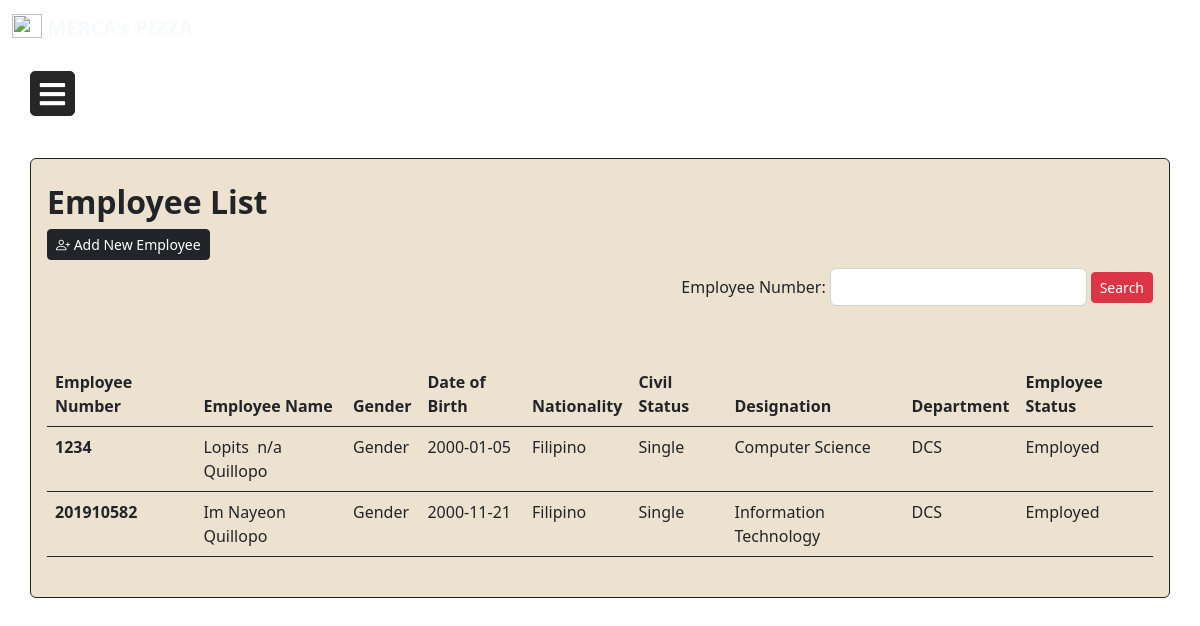
/employee_list.php (signed in), run on the app's committed database.
### tables this page shows
CREATE TABLE `employee` (
  `id` int(11) NOT NULL,
  `employeenumber` varchar(255) NOT NULL,
  `employeename` varchar(255) NOT NULL,
  `gender` varchar(255) NOT NULL,
  `birthdate` date NOT NULL,
  `nationality` varchar(255) NOT NULL,
  `civilstatus` varchar(255) NOT NULL,
  `department` varchar(255) NOT NULL,
  `designation` varchar(255) NOT NULL,
  `employeestatus` varchar(255) NOT NULL,
  `picture` text NOT NULL,
  `contactnumber` varchar(255) NOT NULL,
  `email` varchar(255) NOT NULL,
  `age` varchar(20) NOT NULL,
  `paydate` date DEFAULT NULL,
  `dependent` varchar(255) DEFAULT NULL
);

### employee_list.php (the view, shortened to what this page needs)
<?php
include "config.php";
if($_SESSION['usertype']!="hr" || !isset($_SESSION['usertype'])){
    echo '<script>alert("Unauthorized Web Access")</script>';
    echo '<script>window.location.href="dashboard.php"</script>';
}else{
?>
<!DOCTYPE html>
<html lang="en">
<head>
    <link rel="stylesheet" href="css/dashboard.css">
    <link rel="stylesheet" href="https://cdnjs.cloudflare.com/ajax/libs/font-awesome/5.15.3/css/all.min.css"/>
    <link rel="stylesheet" href="https://cdn.jsdelivr.net/npm/bootstrap-icons@1.9.1/font/bootstrap-icons.css">
    <link rel="stylesheet" href="css/main.min.css">
    </head>
    <nav class="navbar navbar-expand-md navbar-light">
        <div class="container-xxl">
            <a href="dashboard.php" class="navbar-brand">
                <img src="logo.png" alt="" width="30" height="24" class="d-inline-block align-text-top">
                <span class="fw-bold text-light">MERCA's PIZZA</span>
            </a>
        </div>
    </nav>
<body style="background-image: url(bg.webp);
            no-repeat center center fixed;
            -webkit-background-size: cover;
            -moz-background-size: cover;
            -o-background-size: cover;
            background-size: cover;">
    <label for="check" class="mb-4">
      <i class="fas fa-bars" id="btn"></i>
    </label>
    <br>
    <br>
    <br>
    <br>
<section id="main">
<div class="container-sm form-group border p-3  justify-content-center border-dark rounded" id="empdetailscontainer" style="background-color: #EDE1CF;">
    <div class="row my-2">
      <div class="col-lg-4">
          <h2 style= "font-weight: bold;">Employee List</h2>
          <a href="employee_add.php" class="btn btn-sm btn-dark"><i class="bi bi-person-plus"></i> Add New Employee</a>
      </div>
    </div>
    <form action="includes/search_code.php" method="POST">
      <div class="row g-1 align-items-center justify-content-end">
          <div class="col-auto">
              <label for="searchNum" class="col-form-label">Employee Number:</label>
          </div>
          <div class="col-auto">
              <input type="search" id="searchNum" name="searchNum"class="form-control">
          </div>
          <div class="col-auto">
              <button type="submit" id="search_emp_list" name="search_emp_list" class="btn btn-sm btn-danger">Search</button>
          </div>
      </div>
    </form>
    <div class="row my-2 gy-5 gx-10 justify-content-center">
        <div class="col-lg-12 d-flex justify-content-center">
        <table class="table table-hover border-dark">
  <thead>
    <tr>
      <th scope="col">Employee Number</th>
      <th scope="col">Employee Name</th>
      <th scope="col">Gender</th>
      <th scope="col">Date of Birth</th>
      <th scope="col">Nationality</th>
      <th scope="col">Civil Status</th>
      <th scope="col">Designation</th>
      <th scope="col">Department</th>
      <th scope="col">Employee Status</th>
    </tr>
  </thead>
  <tbody>
    <?php
      if (isset($_GET['empNum'])) {
        $empNum = $_GET['empNum'];
        $query = "SELECT * FROM employee WHERE employeenumber = '$empNum'";
        $run_query = mysqli_query($conn, $query) or die(mysqli_error($conn));
        if (mysqli_num_rows($run_query) > 0){
          while ($row = mysqli_fetch_array($run_query)){
            $employeeid = $row['employeenumber'];
            $employeename = $row['employeename'];
            $gender = $row['gender'];
            $birthdate = $row['birthdate'];
            $nationality = $row['nationality'];
            $civilstatus = $row['civilstatus'];
            $designation = $row['designation'];
            $department = $row['department'];
            $id = $row['id'];
            $employeestatus = $row['employeestatus'];
            echo '<tr row_id="'.$id.'">';
            echo '<th scope="row">'.$employeeid.'</th>';
            echo '<td>'.$employeename.'</td>';
            echo '<td>'.$gender.'</td>';
            echo '<td>'.$birthdate.'</td>';
            echo '<td>'.$nationality.'</td>';
            echo '<td>'.$civilstatus.'</td>';
            echo '<td>'.$designation.'</td>';
            echo '<td>'.$department.'</td>';
            echo '<td>'.$employeestatus.'</td>';
            echo '</tr>';
            echo '</a>';
          }
        }
      }
      else {
        $query = "SELECT * FROM employee";
        $run_query = mysqli_query($conn, $query) or die(mysqli_error($conn));
        if (mysqli_num_rows($run_query) > 0){
          while ($row = mysqli_fetch_array($run_query)){
            $employeeid = $row['employeenumber'];
            $employeename = $row['employeename'];
            $gender = $row['gender'];
            $birthdate = $row['birthdate'];
            $nationality = $row['nationality'];
            $civilstatus = $row['civilstatus'];
            $designation = $row['designation'];
            $department = $row['department'];
            $id = $row['id'];
            $employeestatus = $row['employeestatus'];
            echo '<tr row_id="'.$id.'">';
            echo '<th scope="row">'.$employeeid.'</th>';
            echo '<td>'.$employeename.'</td>';
            echo '<td>'.$gender.'</td>';
            echo '<td>'.$birthdate.'</td>';
            echo '<td>'.$nationality.'</td>';
            echo '<td>'.$civilstatus.'</td>';
            echo '<td>'.$designation.'</td>';
            echo '<td>'.$department.'</td>';
            echo '<td>'.$employeestatus.'</td>';
            echo '</tr>';
          }
        }
      }
    ?>
  </tbody>
</table>
        </div>
    </div>
</div>
</section>
</body>
</html>
<?php }?>

### css/dashboard.css (style rules this page uses)
* { margin: 0; padding: 0; text-decoration: none; }
label #btn,label #cancel { position: absolute; cursor: pointer; color: white; border-radius: 5px; border: 1px solid #262626; margin: 15px 30px; font-size: 29px; background: #262626; height: 45px; width: 45px; text-align: center; line-height: 45px; transition: all .5s ease; }

### data on the page
employee: employeenumber "1234", employeename "Lopits n/a Quillopo", gender "Gender", birthdate "2000-01-05", nationality "Filipino", civilstatus "Single", designation "Computer Science", department "DCS", employeestatus "Employed"
employee: employeenumber "201910582", employeename "Im Nayeon Quillopo", gender "Gender", birthdate "2000-11-21", nationality "Filipino", civilstatus "Single", designation "Information Technology", department "DCS", employeestatus "Employed"
